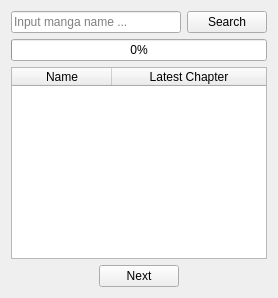
        <widget class="QWidget" name="Search">
         <layout class="QGridLayout" name="gridLayout_2">
          <item row="0" column="0">
           <widget class="QWidget" name="widget" native="true">
            <layout class="QGridLayout" name="gridLayout_3">
             <property name="leftMargin">
              <number>0</number>
             </property>
             <property name="topMargin">
              <number>0</number>
             </property>
             <property name="rightMargin">
              <number>0</number>
             </property>
             <property name="bottomMargin">
              <number>0</number>
             </property>
             <item row="0" column="0">
              <layout class="QVBoxLayout" name="verticalLayout">
               <item>
                <layout class="QHBoxLayout" name="horizontalLayout_12">
                 <item>
                  <widget class="QLineEdit" name="searchInputBox">
                   <property name="inputMask">
                    <string notr="true"/>
                   </property>
                   <property name="text">
                    <string/>
                   </property>
                   <property name="maxLength">
                    <number>32767</number>
                   </property>
                   <property name="placeholderText">
                    <string>Input manga name ...</string>
                   </property>
                  </widget>
                 </item>
                 <item>
                  <widget class="QPushButton" name="mangaSearchButton">
                   <property name="text">
                    <string>Search</string>
                   </property>
                   <property name="icon">
                    <iconset>
                     <normalon>:/icon/icons/search.png</normalon>
                    </iconset>
                   </property>
                  </widget>
                 </item>
                </layout>
               </item>
               <item>
                <widget class="QProgressBar" name="searchProgressBar">
                 <property name="enabled">
                  <bool>true</bool>
                 </property>
                 <property name="value">
                  <number>0</number>
                 </property>
                 <property name="alignment">
                  <set>Qt::AlignCenter</set>
                 </property>
                 <property name="textVisible">
                  <bool>true</bool>
                 </property>
                 <property name="invertedAppearance">
                  <bool>false</bool>
                 </property>
                </widget>
               </item>
               <item>
                <widget class="QTableWidget" name="searchResultTable">
                 <property name="frameShape">
                  <enum>QFrame::StyledPanel</enum>
                 </property>
                 <property name="selectionMode">
                  <enum>QAbstractItemView::SingleSelection</enum>
                 </property>
                 <property name="cornerButtonEnabled">
                  <bool>false</bool>
                 </property>
                 <property name="rowCount">
                  <number>0</number>
                 </property>
                 <property name="columnCount">
                  <number>2</number>
                 </property>
                 <attribute name="horizontalHeaderStretchLastSection">
                  <bool>true</bool>
                 </attribute>
                 <attribute name="verticalHeaderStretchLastSection">
                  <bool>false</bool>
                 </attribute>
                 <column>
                  <property name="text">
                   <string>Name</string>
                  </property>
                 </column>
                 <column>
                  <property name="text">
                   <string>Latest Chapter</string>
                  </property>
                 </column>
                </widget>
               </item>
               <item>
                <layout class="QHBoxLayout" name="horizontalLayout_9">
                 <item>
                  <spacer name="horizontalSpacer_2">
                   <property name="orientation">
                    <enum>Qt::Horizontal</enum>
                   </property>
                   <property name="sizeHint" stdset="0">
                    <size>
                     <width>40</width>
                     <height>20</height>
                    </size>
                   </property>
                  </spacer>
                 </item>
                 <item>
                  <widget class="QPushButton" name="searchNextButton">
                   <property name="text">
                    <string>Next</string>
                   </property>
                   <property name="icon">
                    <iconset>
                     <normalon>:/icon/icons/right.png</normalon>
                    </iconset>
                   </property>
                   <property name="default">
                    <bool>false</bool>
                   </property>
                   <property name="flat">
                    <bool>false</bool>
                   </property>
                  </widget>
                 </item>
                 <item>
                  <spacer name="horizontalSpacer">
                   <property name="orientation">
                    <enum>Qt::Horizontal</enum>
                   </property>
                   <property name="sizeHint" stdset="0">
                    <size>
                     <width>40</width>
                     <height>20</height>
                    </size>
                   </property>
                  </spacer>
                 </item>
                </layout>
               </item>
              </layout>
             </item>
            </layout>
           </widget>
          </item>
         </layout>
        </widget>
